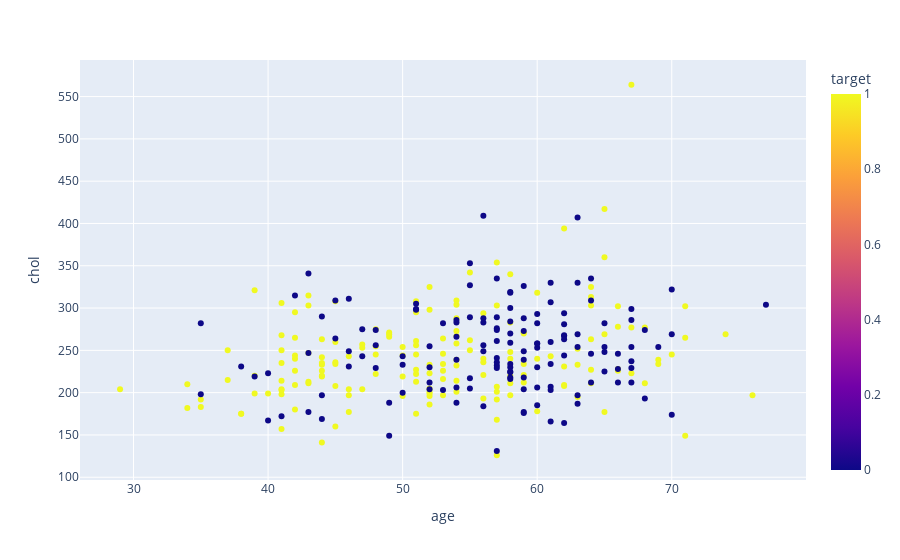

Notebook cell for this chart:
### Code cell
fig = px.scatter(df,x='age', y='chol',color='target')
fig.show()

### Figure 1 — Plotly figure (JSON) as saved in the notebook; plotly's stock layout.template omitted (floating-point values rounded to 4 significant figures; data arrays with more than 128 entries replaced by an {"elided": "..."} marker saying what was removed)
{"data": [{"hovertemplate": "age=%{x}<br>chol=%{y}<br>target=%{marker.color}<extra></extra>", "legendgroup": "", "marker": {"color": {"elided": "303 int values"}, "coloraxis": "coloraxis", "symbol": "circle"}, "mode": "markers", "name": "", "orientation": "v", "showlegend": false, "type": "scatter", "x": {"elided": "303 int values"}, "xaxis": "x", "y": {"elided": "303 int values"}, "yaxis": "y"}], "layout": {"coloraxis": {"colorbar": {"title": {"text": "target"}}, "colorscale": [[0, "#0d0887"], [0.1111, "#46039f"], [0.2222, "#7201a8"], [0.3333, "#9c179e"], [0.4444, "#bd3786"], [0.5556, "#d8576b"], [0.6667, "#ed7953"], [0.7778, "#fb9f3a"], [0.8889, "#fdca26"], [1, "#f0f921"]]}, "legend": {"tracegroupgap": 0}, "margin": {"t": 60}, "xaxis": {"anchor": "y", "domain": [0, 1], "title": {"text": "age"}}, "yaxis": {"anchor": "x", "domain": [0, 1], "title": {"text": "chol"}}}}
